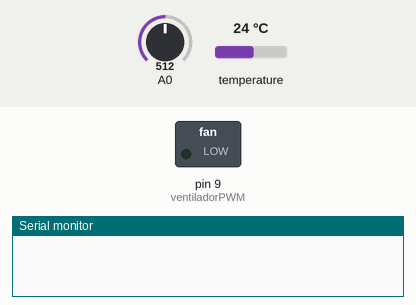
A sketch run on a simulated Arduino Uno, built with avr-gcc and run on an emulated ATmega328P. Shown: switched loads named in the sketch (green lamp = pin HIGH), the last lines printed to the serial monitor. The test bench sets the inputs (shaded band); at power-on: A0 = 512, temperature 24 °C.

Above: at 0.1 s.
At 2.0 s:
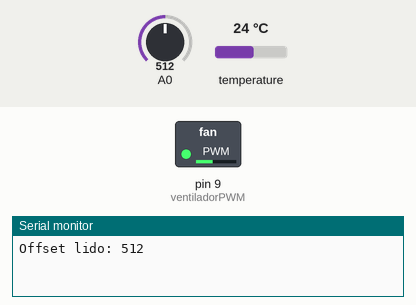
Timing chart, 0 to 3.5 s (numbered marks = the images above):
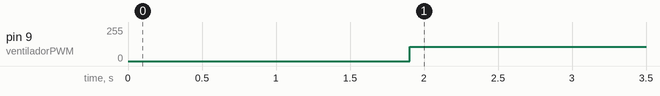

The sketch:

arduino_uno.ino
```cpp
#include <OneWire.h>
#include <DallasTemperature.h>

const int pinoTemp = 2;        // Pino do sensor DS18B20
const int ventiladorPWM = 9;   // Pino PWM do ventilador para controlar a velocidade
int velocidade = 0;
int offsetSensor = 0;
float tensaoDC=12.000;         // Tensao do ventilador
float corrente;
float potencia;
float energia;
float sensibilidade=0.185;     // Sensibilidade do sensor de corrente de 5A

OneWire oneWire(pinoTemp);
DallasTemperature sensores(&oneWire);

DeviceAddress endereco_temp;          // Endereco do sensor

void setup() {
    Serial.begin(9600);
    pinMode(ventiladorPWM, OUTPUT); // Saida e o pino PWM do ventilador

    offsetSensor = calibrarOffset();
    Serial.print("Offset lido: ");
    Serial.println(offsetSensor);

    sensores.begin();
}

int calibrarOffset() {
    long soma = 0;
    for (int i = 0; i < 1000; i++) {
        soma += analogRead(A0);
        delay(1);
    }
    return soma / 1000;
}

void loop() {
    sensores.requestTemperatures();    // Solicita a temperatura do sensor
    if (!sensores.getAddress(endereco_temp, 0)) {
        Serial.println("SENSOR NAO CONECTADO");
        analogWrite(ventiladorPWM, 0); // Caso o sensor nao esteja conectado, desliga o ventilador
        delay(15000);
    } else {
        float temperatura = sensores.getTempC(endereco_temp);  // Le a temperatura

        // Ajusta a velocidade do ventilador conforme a temperatura pelo sinal PWM, variando de 0 a 255
        if (temperatura <= 30) {
            velocidade = map(temperatura, 0, 30, 50, 120);
            velocidade = constrain(velocidade, 50, 120);
        } else if (temperatura > 30) {
            velocidade = map(temperatura, 30, 100, 200, 255);
            velocidade = constrain(velocidade, 200, 255);
        } else {
            velocidade = 0;
        }

        analogWrite(ventiladorPWM, velocidade);

        corrente = calculaCorrente(filtroDaMedia());
        potencia = abs(corrente * tensaoDC);
        energia = (potencia * 3600.0); // E = Potencia x Tempo

        // Envia dados via Serial para o ESP8266
        String data = String(temperatura, 1) + "," + String(corrente, 2) + "," + String(potencia, 2) + "," + String(energia, 2);
        Serial.println(data);

        delay(15000); // O ThingSpeak atualiza de 15 em 15 segundos
    }
}

float calculaCorrente(int sinalSensor){
    return (float) (sinalSensor - offsetSensor) * (5.000) / (1023.000 * sensibilidade);
}

int filtroDaMedia(){ // Calcula a media de 1000 valores lidos de corrente
    long somaDasCorrentes = 0, mediaDasCorrentes;
    for (int i = 0; i < 1000; i++) {
        somaDasCorrentes += analogRead(A0);
        delay(1);
    }
    mediaDasCorrentes = somaDasCorrentes / 1000;
    return mediaDasCorrentes;
}
```

Measured:
- by itself, pin 9 (ventiladorPWM): 0/255 → 106/255 at 1.9 s
